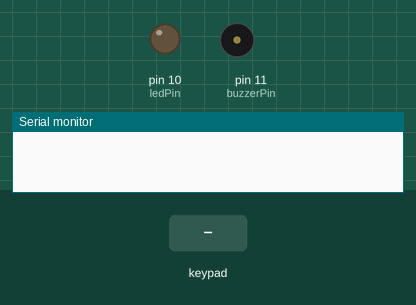
Bench run of a sketch on a simulated Arduino Uno, built with avr-gcc and run on an emulated ATmega328P. Shown: output pins drawn as LEDs (lit = HIGH), buzzer (waves = sounding, pin HIGH), the last lines printed to the serial monitor. The inputs (shaded band) are chosen by the test bench.

Above: at 1.2 s.
1.3 s: key '#' pressed
At 2.2 s:
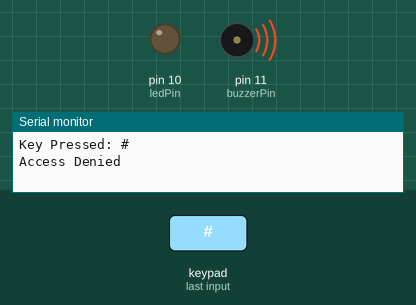
4.3 s: keypad keys 1 2 3 4 # pressed 0.4 s apart
At 7.0 s:
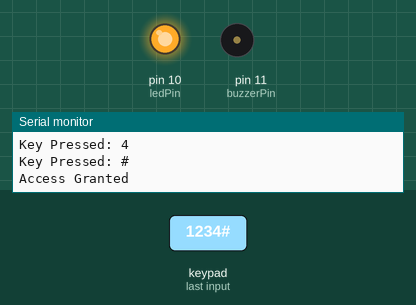
Timing chart, 0 to 9.4 s (numbered marks = the images above; inputs shaded):
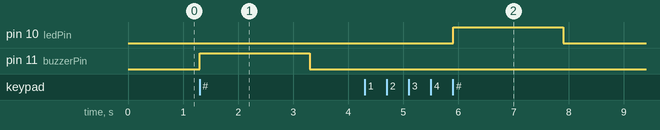

The sketch:

code.ino
```cpp
#include <Keypad.h>
const byte ROWS = 4;
const byte COLS = 4;
char keys[ROWS][COLS] = {
  {'1','2','3','A'},
  {'4','5','6','B'},
  {'7','8','9','C'},
  {'*','0','#','D'}
};
byte rowPins[ROWS] = {9,8,7,6};
byte colPins[COLS] = {5,4,3,2};
Keypad keypad = Keypad(makeKeymap(keys), rowPins, colPins, ROWS, COLS);
String password = "1234";
String input = "";
#define ledPin 10
#define buzzerPin 11

void setup() {
  Serial.begin(9600);
  pinMode(ledPin, OUTPUT);
  pinMode(buzzerPin, OUTPUT);
}

void loop() {

  char key = keypad.getKey();
  if (key) {
    Serial.print("Key Pressed: ");
    Serial.println(key);

    if (key == '#') {
      if (input == password) {
        Serial.println("Access Granted");
        digitalWrite(ledPin, HIGH);
        delay(2000);
        digitalWrite(ledPin, LOW);
      } else {
        Serial.println("Access Denied");
        digitalWrite(buzzerPin, HIGH);
        delay(2000);
        digitalWrite(buzzerPin, LOW);
      }
      input = "";
    }
    else if (key == '*') {
      input = "";
      Serial.println("Reset Input");
    }
    else {
      input += key;
    }
  }
}
```

Measured:
- after the input at 1.3 s, pin 11 (buzzerPin): LOW → HIGH at once, → LOW 2.0 s later
- after the input at 4.3 s, pin 10 (ledPin): LOW → HIGH after 1.6 s, → LOW 2.0 s later
